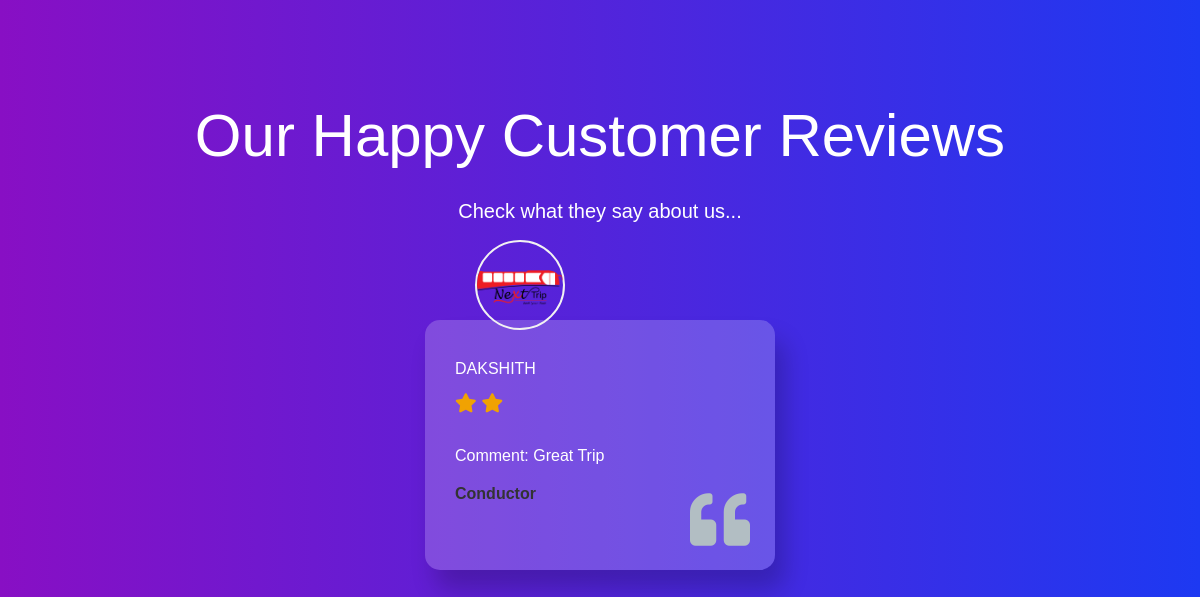
The page /reviews/bus/DAKSHITH/ on the database as committed earlier.
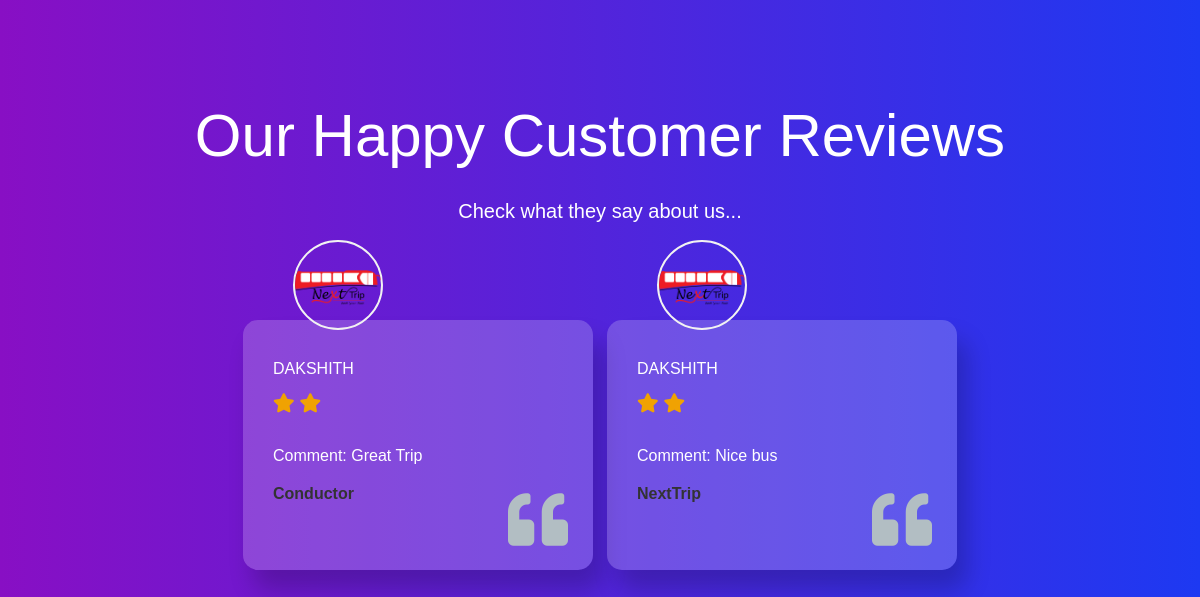
The same page on the database as committed later.
### reviews/models.py (models this page shows, shortened)
class Review(models.Model):
    bus = models.ForeignKey(Bus, on_delete=models.CASCADE)
    user = models.ForeignKey(User, on_delete=models.CASCADE)
    rating = models.IntegerField()  # Rating out of 5
    comment = models.TextField(blank=True)
    created_at = models.DateTimeField(auto_now_add=True)

### reviews/views.py (the view)
# urls.py: path('bus/<str:bus_name>/', views.bus_reviews, name='bus_reviews'),
def bus_reviews(request, bus_name):
    bus_reviews = Review.objects.filter(bus__name=bus_name)
    context = {'bus_reviews': bus_reviews, 'bus_name': bus_name}  # Pass bus_name to the context
    return render(request, 'reviews/particularbus.html', context)

### reviews/templates/reviews/particularbus.html (shortened to what this page needs)
{% load static %}
<!DOCTYPE html>
<html lang="en">
<head>
  <link rel="stylesheet" href="https://cdnjs.cloudflare.com/ajax/libs/font-awesome/4.7.0/css/font-awesome.min.css">
  <link rel="stylesheet" href="https://cdnjs.cloudflare.com/ajax/libs/font-awesome/5.15.4/css/all.min.css">
</head>
<body>
  <div class="wrapper">
    <h1>Our Happy Customer Reviews</h1>
    <h5>Check what they say about us...</h5>
    <div class="cards">
      {% for review in bus_reviews %}
      <div class="card">
        <img src="{% static 'loginpage/Next Trip black.png' %}" alt="bus img">
        <p>{{ bus_name }}</p>
        <div class="rating">
          {% for _ in "x"|rjust:review.rating %}
          <i class="fas fa-star" id="star"></i>
          {% endfor %}
        </div>
        <p class="comment">Comment: {{ review.comment }}</p>
        <h4 class="user"><p>{{ review.user }}</p> </h4>
        <i class="fa fa-quote-left" id="quote"></i>
      </div>
      {% empty %}
      <p>No reviews found for this bus.</p>
      {% endfor %}
    </div>
  </div>

Rows that differ between the two databases and show on the page:
added Review: bus_name "DAKSHITH", rating 2 (drawn), comment "Nice bus", user "NextTrip"
